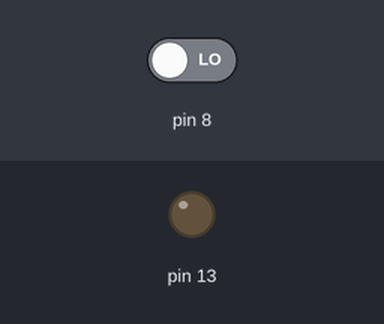
Bench run of a sketch on a simulated Arduino Uno, built with avr-gcc and run on an emulated ATmega328P. On the bench: output pins drawn as LEDs (lit = HIGH). Inputs (shaded band) come from the test bench; at power-on: pin 8 LOW.

Above: at 1.2 s.
1.3 s: pin 8 driven HIGH
At 2.0 s:
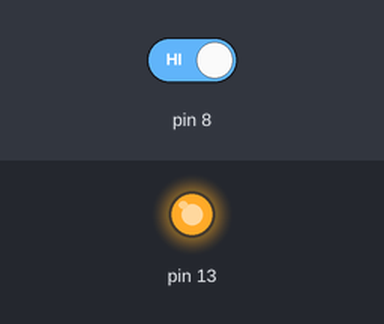
2.8 s: pin 8 driven LOW
At 3.1 s:
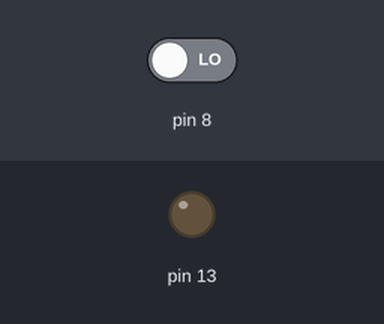
Timing chart, 0 to 5.8 s (numbered marks = the images above; inputs shaded):
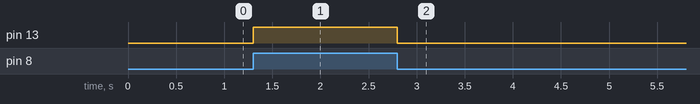

Measured:
- after the input at 1.3 s, pin 13: LOW → HIGH at once
- after the input at 2.8 s, pin 13: HIGH → LOW at once

The sketch:

PIR.ino
```cpp
// ArduinOman
int n = 0;

void setup()
{
  pinMode(8, INPUT);
  pinMode(13, OUTPUT);
}

void loop()
{
  n = digitalRead(8);
  if (n == 1) {
    digitalWrite(13, HIGH);
  } else {
    digitalWrite(13, LOW);
  }
}
```
